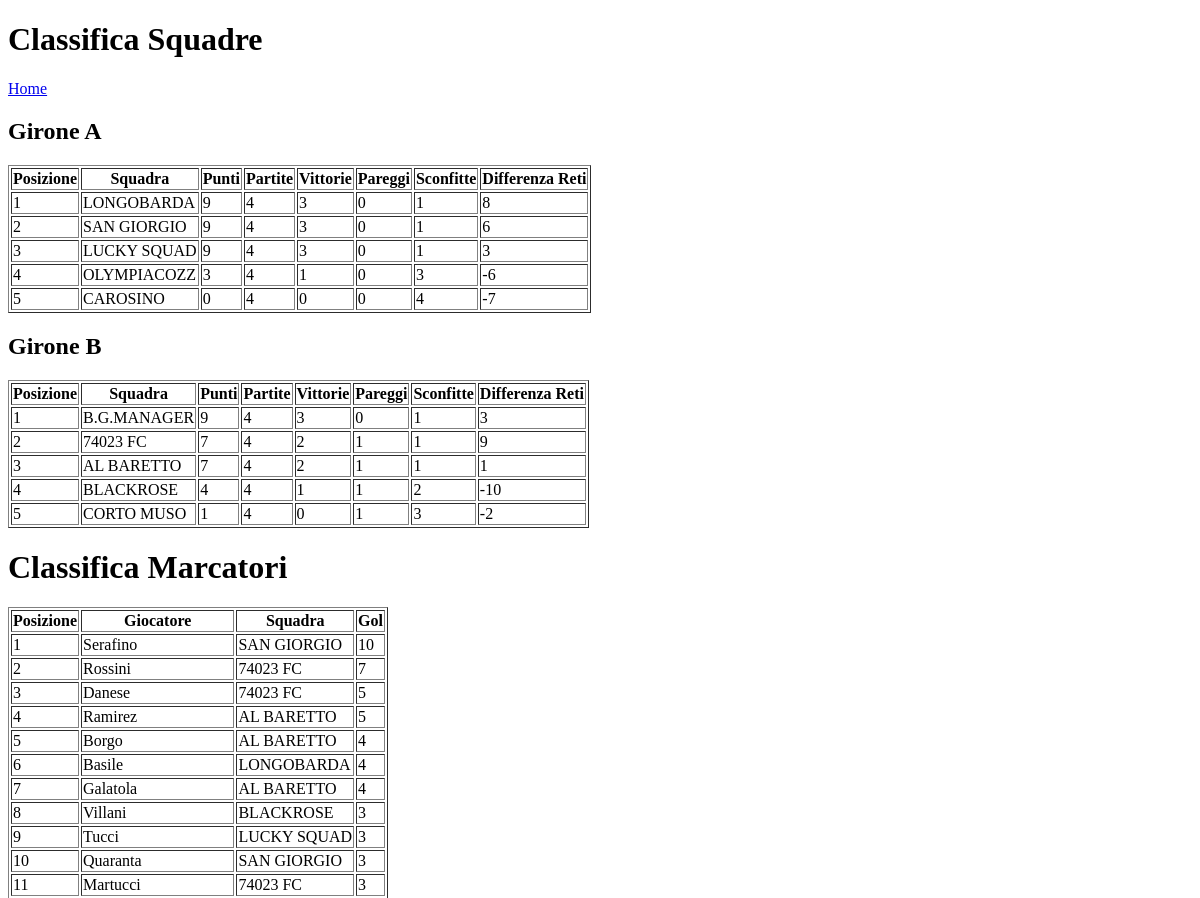
Page /Classifica.php (upper part) on the earlier database version.
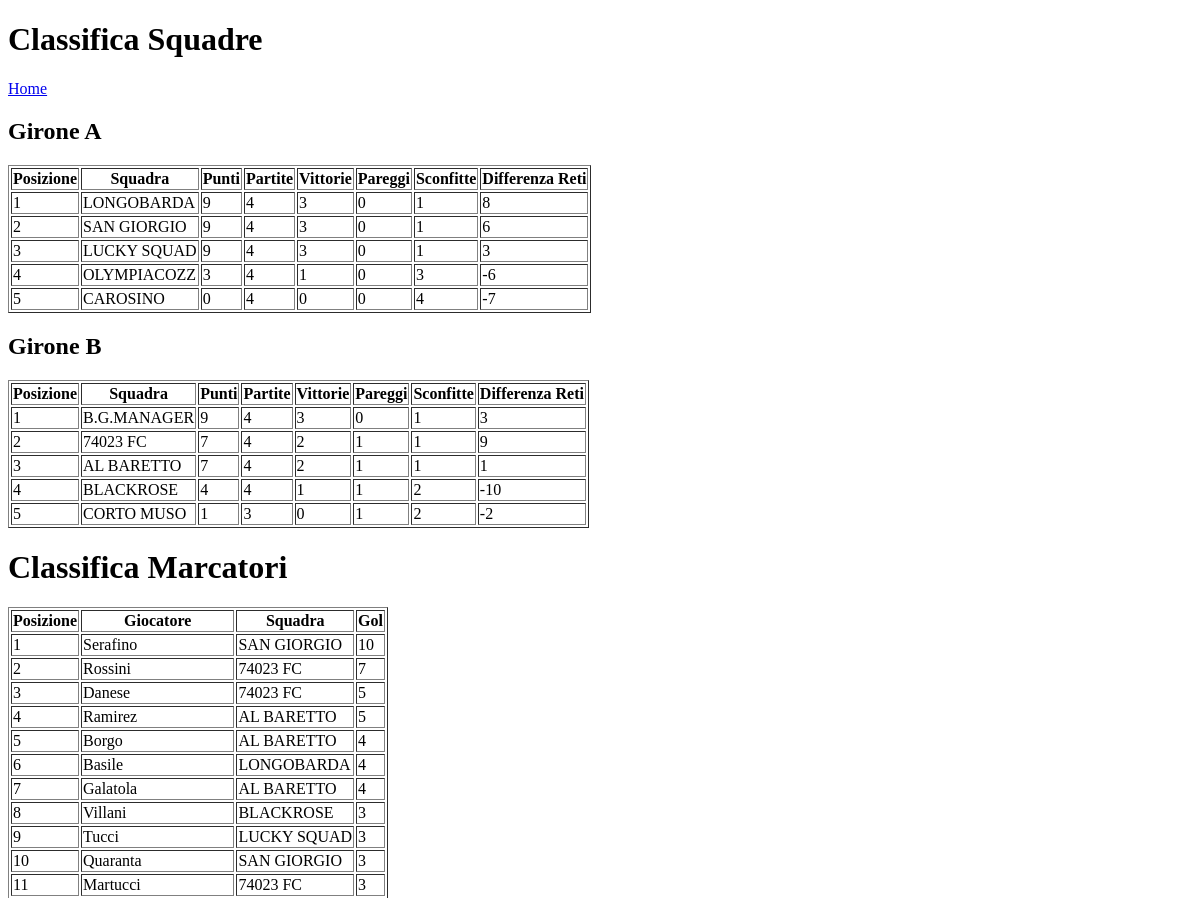
Same page on the later database version.
### tables this page shows
CREATE TABLE `squadre` (
  `ID_squadre` int(11) NOT NULL,
  `Nome` varchar(30) DEFAULT NULL,
  `immagini_loghi` varchar(30) NOT NULL,
  `Città` varchar(30) DEFAULT NULL,
  `Cod_presidenti` int(11) DEFAULT NULL,
  `Cod_campionato` int(11) DEFAULT NULL,
  `PT` int(11) DEFAULT 0,
  `G` int(11) DEFAULT 0,
  `V` int(11) DEFAULT 0,
  `N` int(11) DEFAULT 0,
  `P` int(11) DEFAULT 0,
  `DR` int(11) DEFAULT 0,
  `Girone` varchar(10) DEFAULT NULL
);

### Classifica.php (the view, shortened to what this page needs)
<!DOCTYPE html>
<html>
<head>
</head>
<body>
    <h1>Classifica Squadre</h1>
    <div class="d-flex justify-content-center gap-3 mb-4">
      <a href="index.php" class="nav-btn home-btn">
        <i class="bi bi-house-door me-2"></i>Home
      </a>
    </div>
    <?php
    include 'connessione.php';
    $query_squadre = "SELECT squadre.Nome, squadre.PT, squadre.G, squadre.V, squadre.N, squadre.P, squadre.DR, squadre.Girone
                     FROM squadre
                     WHERE squadre.Cod_campionato = 1
                     ORDER BY squadre.Girone, squadre.PT DESC, squadre.DR DESC";
    $result_squadre = $conn->query($query_squadre);
    if ($result_squadre->num_rows > 0) {
        $current_girone = '';
        while($row = $result_squadre->fetch_assoc()) {
            if ($row['Girone'] != $current_girone) {
                if ($current_girone != '') echo "</table>";
                echo "<h2>Girone ".$row['Girone']."</h2>";
                echo "<table border='1'>";
                echo "<tr><th>Posizione</th><th>Squadra</th><th>Punti</th><th>Partite</th><th>Vittorie</th><th>Pareggi</th><th>Sconfitte</th><th>Differenza Reti</th></tr>";
                $current_girone = $row['Girone'];
                $posizione = 1;
            }
            echo "<tr>
                    <td>".$posizione."</td>
                    <td>".$row['Nome']."</td>
                    <td>".$row['PT']."</td>
                    <td>".$row['G']."</td>
                    <td>".$row['V']."</td>
                    <td>".$row['N']."</td>
                    <td>".$row['P']."</td>
                    <td>".$row['DR']."</td>
                  </tr>";
            $posizione++;
        }
        echo "</table>";
    } else {
        echo "<p>Nessuna squadra trovata</p>";
    }
    echo "<h1>Classifica Marcatori</h1>";
    $query_marcatori = "SELECT giocatori.Nome, giocatori.Cognome, squadre.Nome AS squadra, SUM(cont_goal.Goal) AS gol_totali
                       FROM giocatori
                       JOIN cont_goal ON giocatori.ID_giocatori = cont_goal.Cod_giocatori
                       JOIN squadre ON giocatori.Cod_squadre = squadre.ID_squadre
                       WHERE squadre.Cod_campionato = 1
                       GROUP BY giocatori.ID_giocatori
                       ORDER BY gol_totali DESC";
    $result_marcatori = $conn->query($query_marcatori);
    if ($result_marcatori->num_rows > 0) {
        echo "<table border='1'>";
        echo "<tr><th>Posizione</th><th>Giocatore</th><th>Squadra</th><th>Gol</th></tr>";
        $posizione = 1;
        while($row = $result_marcatori->fetch_assoc()) {
            $nome_completo = trim($row['Nome'] . ' ' . $row['Cognome']);
            echo "<tr>
                    <td>".$posizione."</td>
                    <td>".$nome_completo."</td>
                    <td>".$row['squadra']."</td>
                    <td>".$row['gol_totali']."</td>
                  </tr>";
            $posizione++;
        }
        echo "</table>";
    } else {
        echo "<p>Nessun marcatore trovato</p>";
    }
    ?>
</body>
</html>

Differences in the rows shown:
changed squadre "CORTO MUSO": G "4" → "3"; P "3" → "2"
